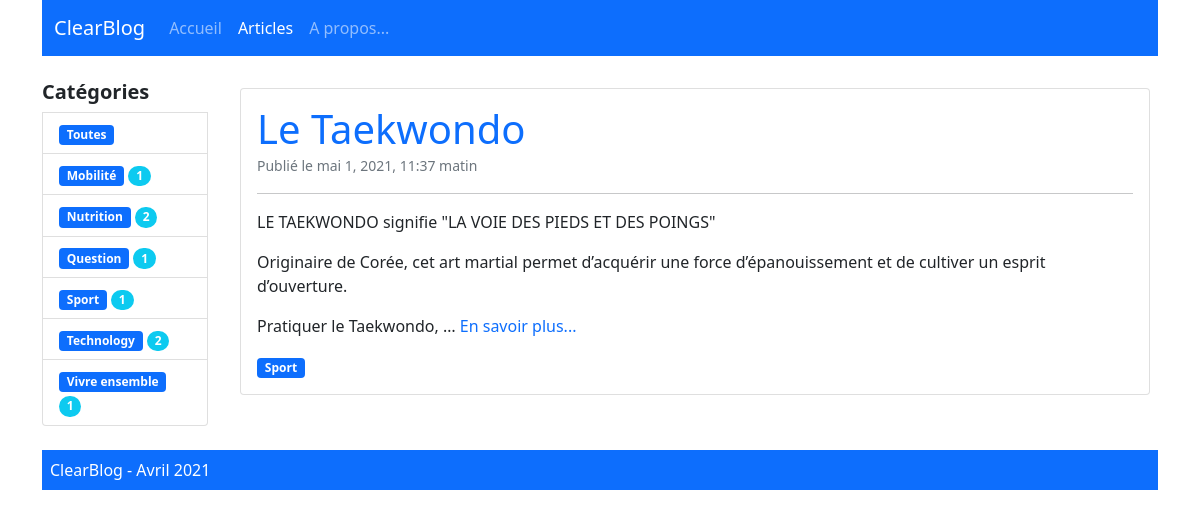
Screenshot of /articles/Sport with the database file from the repository.
### blog/models.py (models this page shows, shortened)
class Post(models.Model):
    title = models.CharField(max_length=100)
    category = models.ForeignKey('PostCategory', null=True, blank=True,on_delete=models.DO_NOTHING)
    published = models.BooleanField(default=False)
    text = models.TextField(blank=True)
    created_at = models.DateTimeField(auto_now_add=True)

class PostCategory(models.Model):
    name = models.CharField(max_length=50)

### blog/views.py (the view)
# urls.py: path('articles/', views.articles_categorie, name="articles"),
def articles_categorie(request, category_name=''):
     category_name, articles = model_helpers.get_category_and_posts(category_name)
     category_nb_articles = model_helpers.get_nb_posts_category()
     nav_items = navigation.navigation_items(navigation.NAV_POSTS)
     context = {
          "articles": articles,
          "category": category_name,
          "categories" : category_nb_articles,
          "nav_items" : nav_items
     }
     return render(request, 'blog/index.html', context)

### blog/model_helpers.py (called while the page is built)
def get_category_and_posts(category_name):
    articles = Post.objects.filter(published=True)
    if category_name == '':
        category = ''
    else:
        try:
            category = PostCategory.objects.get(name__iexact=category_name)
            articles = articles.filter(category = category)
        except PostCategory.DoesNotExist:
            category = PostCategory(name=category_name)
            articles = Post.objects.none()
    articles = articles.order_by("-created_at")
    return category, articles

def get_nb_posts_category():
    categories = PostCategory.objects.all().order_by('name')
    list_category_nb_articles = []
    for c in categories:
        nb_articles = Post.objects.filter(category__name=c.name).count()
        list_category_nb_articles.append((c.name, nb_articles))
    return list_category_nb_articles

### blog/navigation.py (called while the page is built)
def navigation_items(selected_item):
    nav_items = []
    for name, url in NAV_ITEMS:
        nav_items.append({
            'name': name,
            'url': url,
            'active': True if selected_item == name else False
        })
    return nav_items

### blog/templates/blog/index.html (shortened to what this page needs)
{% extends "base.html" %}
{% block content %}
    <div class="col-lg-10 col-sm-7 order-2">
        {% for a in articles %}
            <div class="card m-2">
                <div class="card-body">
                    <div class="card_title display-6"> <a href="{% url 'article' a.pk %}" class="text-decoration-none"> {{ a.title }} </a></div>
                    <small class="card_subtitle text-muted"> Publié le {{ a.created_at }} </small>
                    <hr>
                    <p class="card-text">
                        {{ a.text|linebreaks|truncatewords:30 }}
                        <a href="{% url 'article' a.pk %}" class="card-link text-decoration-none">En savoir plus...</a>
                    </p>
                    <a href="{% url 'articles_liste' a.category.name %}"
                       class="badge bg-primary card-link text-decoration-none">
                        {{ a.category.name }}
                    </a>
                </div>
            </div>
            {% empty %} <div class="text-info">Aucun article pour le moment ! Revenez plus tard ! </div>
        {% endfor %}
    </div>
    <div class="col-lg-2 col-sm-5 order-1">
        <ul class="list-group">
            <li class="fw-bold d-flex h5 mb-2">Catégories</li>
            <li class="list-group-item">
                <a href="{% url 'articles' %}" class="badge bg-primary text-decoration-none">Toutes</a>
            </li>
            {% for category_info in categories %}
               <li class="list-group-item">
                    <a href="{% url 'articles_liste' category_info.0 %}" class="badge bg-primary text-decoration-none"> {{ category_info.0 }} </a>
                    <span class="badge bg-info rounded-pill">{{ category_info.1 }}</span>
                </li>
            {% endfor %}
        </ul>
    </div>
{% endblock content %}

### rows the page displays
Post: title "Le Taekwondo", created_at "mai 1, 2021, 11:37 matin", text "LE TAEKWONDO signifie \"LA VOIE DES PIEDS ET DES POINGS\" Originaire de Corée, cet art martial permet d’acquérir une force d’épanouissement et de cultiver un esprit d’ouverture. Pratiquer le Taekwondo, …", category.name "Sport"
PostCategory: name "Mobilité"
PostCategory: name "Nutrition"
PostCategory: name "Question"
PostCategory: name "Sport"
PostCategory: name "Technology"
PostCategory: name "Vivre ensemble"

### other values shown
{{ ni.name }} "Accueil" "Articles" "A propos..."
{{ category_info.1 }} "1" "2" "1" "1" "2" "1"
